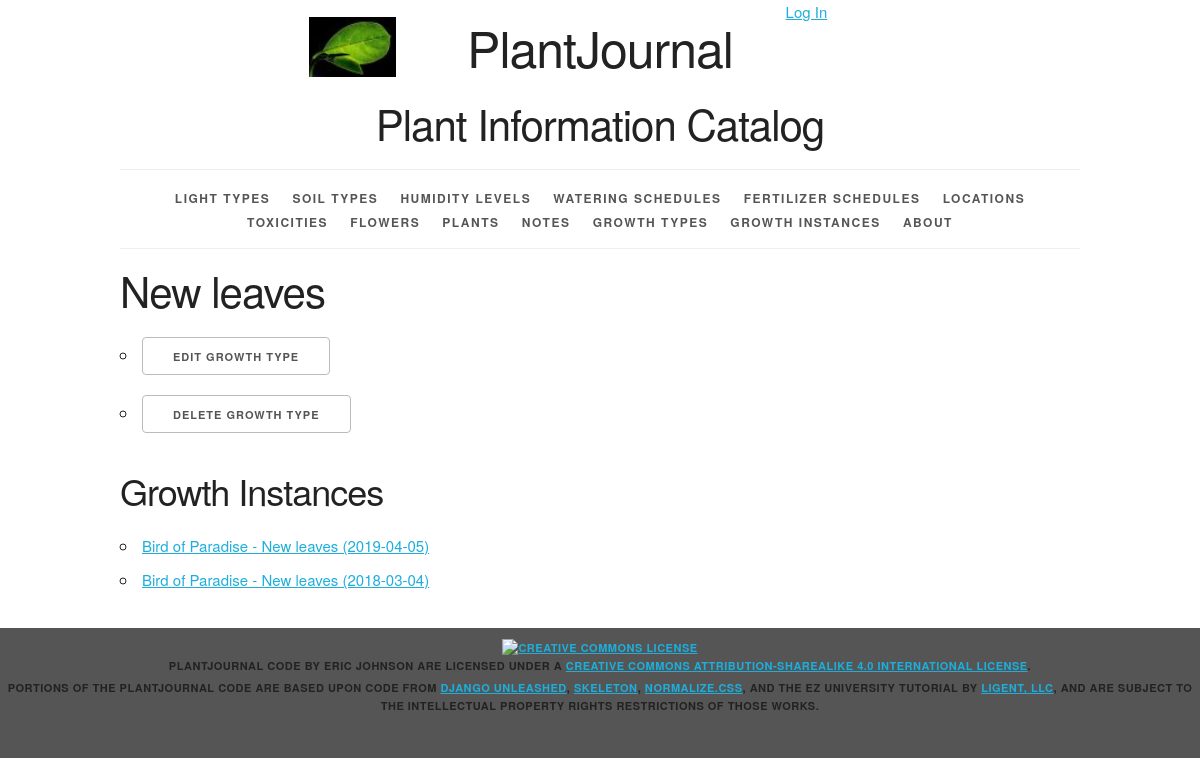
/growthtype/1/, run on the app's committed database.
### plantjournal/models.py (models this page shows, shortened)
class GrowthType(models.Model):
    growth_type_id = models.AutoField(primary_key=True)
    growth_type_name = models.CharField(max_length=45, unique=True)
    def __str__(self):
        return '%s' % self.growth_type_name
    def get_update_url(self):
        return reverse('plantjournal_growthtype_update_urlpattern',
                       kwargs={'pk': self.pk})
    def get_delete_url(self):
        return reverse('plantjournal_growthtype_delete_urlpattern',
                       kwargs={'pk': self.pk})
    class Meta:
        ordering = ['growth_type_name']

class GrowthInstance(models.Model):
    growth_instance_id = models.AutoField(primary_key=True)
    growth_instance_date = models.DateField(default='00/00/0000')
    plant = models.ForeignKey(Plant, related_name='growth_instances', on_delete=models.PROTECT)
    growth_type = models.ForeignKey(GrowthType, related_name='growth_instances', on_delete=models.PROTECT)
    def __str__(self):
        return '%s - %s (%s)' % (self.plant, self.growth_type, self.growth_instance_date)
    def get_absolute_url(self):
        return reverse('plantjournal_growthinstance_detail_urlpattern',
                       kwargs={'pk': self.pk})
    class Meta:
        ordering = ['-growth_instance_date', 'plant', 'growth_type']
        unique_together = (('plant', 'growth_type', 'growth_instance_date'),)

class Plant(models.Model):
    plant_id = models.AutoField(primary_key=True)
    plant_name = models.CharField(max_length=45)
    plant_number = models.CharField(max_length=45, blank=True, default='')
    plant_nickname = models.CharField(max_length=45, blank=True, default='')
    plant_latin_name = models.CharField(max_length=100, blank=True, default='')
    plant_description = models.TextField(blank=True, default='')
    light = models.ForeignKey(Light, related_name='plants', on_delete=models.PROTECT, blank=True, null=True, default='')
    soil = models.ForeignKey(Soil, related_name='plants', on_delete=models.PROTECT, blank=True, null=True, default='')
    humidity = models.ForeignKey(Humidity, related_name='plants', on_delete=models.PROTECT, blank=True, null=True,
                                 default='')
    water = models.ForeignKey(Water, related_name='plants', on_delete=models.PROTECT, blank=True, null=True, default='')
    fertilizer = models.ForeignKey(Fertilizer, related_name='plants', on_delete=models.PROTECT, blank=True, null=True,
                                   default='')
    toxicity = models.ForeignKey(Toxicity, related_name='plants', on_delete=models.PROTECT, blank=True, null=True,
                                 default='')
    location = models.ForeignKey(Location, related_name='plants', on_delete=models.PROTECT, blank=True, null=True,
                                 default='')
    flower = models.ForeignKey(Flower, related_name='plants', on_delete=models.PROTECT, blank=True, null=True,
                               default='')
    def __str__(self):
        if self.plant_number == '':
            if self.plant_nickname == '':
                return '%s' % self.plant_name
            else:
                return '%s (%s)' % (self.plant_name, self.plant_nickname)
        else:
            if self.plant_nickname == '':
                return '%s %s' % (self.plant_name, self.plant_number)
            else:
                return '%s %s (%s)' % (self.plant_name, self.plant_number, self.plant_nickname)
    class Meta:
        ordering = ['plant_name', 'plant_number', 'plant_nickname']
        unique_together = (('plant_name', 'plant_number', 'plant_nickname'),)

### plantjournal/views.py (the view)
class GrowthTypeDetail(View):
    def get(self, request, pk):
        growth_type = get_object_or_404(
            GrowthType,
            pk=pk
        )
        growth_instance_list = growth_type.growth_instances.all()
        return render(
            request,
            'plantjournal/growthtype_detail.html',
            {'growthtype': growth_type, 'growthinstance_list': growth_instance_list}
        )

### plantjournal/templates/plantjournal/growthtype_detail.html (shortened to what this page needs)
{% extends 'plantjournal/base.html' %}
{% block content %}
    <h2>{{ growthtype }}</h2>
    <ul>
        <li>
            <a href="{{ growthtype.get_update_url }}" class="button">
                Edit Growth Type
            </a>
        </li>
        <li>
            <a href="{{ growthtype.get_delete_url }}" class="button">
                Delete Growth Type
            </a>
        </li>
    </ul>
    <section>
        <h3>Growth Instances</h3>
        <ul>
            {% for growthinstance in growthinstance_list %}
                <li>
                    <a href="{{ growthinstance.get_absolute_url }}">{{ growthinstance }}</a>
                </li>
            {% empty %}
                <li><em>There are currently no instances of this growth type.</em></li>
            {% endfor %}
        </ul>
    </section>
{% endblock %}

### plantjournal/static/plantjournal/skeleton.css (style rules this page uses)
html { font-size: 62.5%; }
body { font-size: 1.5em; line-height: 1.6; font-weight: 400; font-family: "Raleway", "HelveticaNeue", "Helvetica Neue", Helvetica, Arial, sans-serif; color: #222; }
h1, h2, h3, h4, h5, h6 { margin-top: 0; margin-bottom: 2rem; font-weight: 300; }
h2 { font-size: 3.6rem; line-height: 1.25; letter-spacing: -.1rem; }
h3 { font-size: 3.0rem; line-height: 1.3; letter-spacing: -.1rem; }
@media (min-width: 550px) { h2 { font-size: 4.2rem; } }
@media (min-width: 550px) { h3 { font-size: 3.6rem; } }
a { color: #1EAEDB; }
.button, button, input[type="submit"], input[type="reset"], input[type="button"] { display: inline-block; height: 38px; padding: 0 30px; color: #555; text-align: center; font-size: 11px; font-weight: 600; line-height: 38px; letter-spacing: .1rem; text-transform: uppercase; text-decoration: none; white-space: nowrap; background-color: transparent; border-radius: 4px; border: 1px solid #bbb; cursor: pointer; box-sizing: border-box; }
ul { list-style: circle inside; }
ol, ul { padding-left: 0; margin-top: 0; }
li { margin-bottom: 1rem; }
button, .button { margin-bottom: 1rem; }
pre, blockquote, dl, figure, table, p, ul, ol, form { margin-bottom: 2.5rem; }

### plantjournal/static/plantjournal/style.css (style rules this page uses)
html { height: 100%; background-color: #555; }
body { background-color: white; }

### data on the page
GrowthType: growth_type_name "New leaves"
GrowthInstance: plant+growth_type+growth_instance_date "Bird of Paradise - New leaves (2019-04-05)"
GrowthInstance: plant+growth_type+growth_instance_date "Bird of Paradise - New leaves (2018-03-04)"
